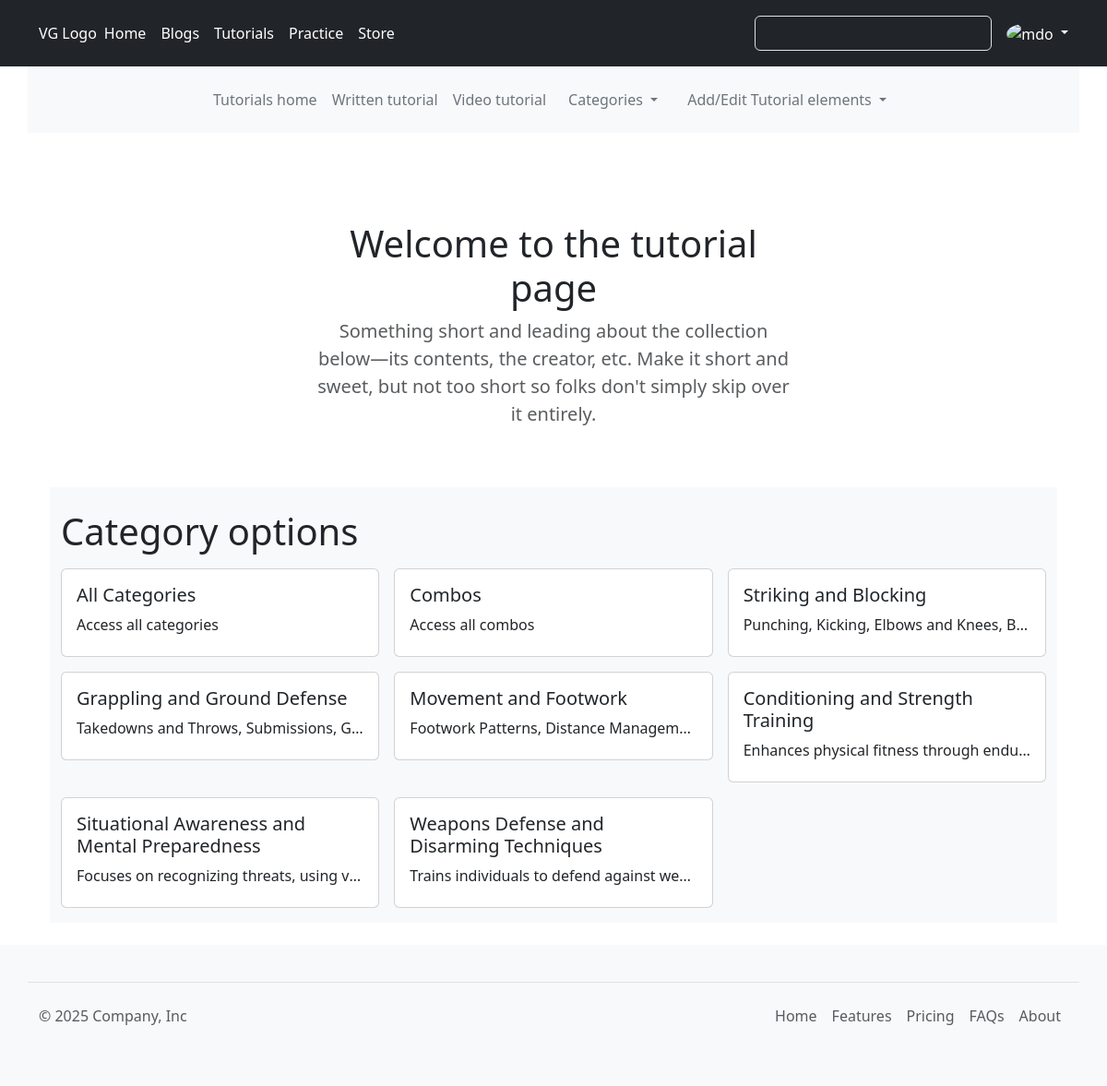
/tutorials/written (signed in), run on the app's committed database.
### tutorials/models.py (models this page shows, shortened)
class AddedElement(models.Model):
    name = models.CharField(max_length=150)
    slug = models.SlugField(unique=True)
    creation_date = models.DateTimeField(auto_now_add=True)
    update_date = models.DateTimeField(auto_now=True)
    class Meta:
        abstract = True

class Category(AddedElement):
    description = models.CharField(max_length=250)
    added_by= models.ForeignKey(User, on_delete=models.PROTECT,
                                related_name='tutorials_category_added_by')
    def __str__(self):
        return self.name

### tutorials/views.py (the view)
# urls.py: path("written", views.WelcomeTTutorial.as_view(), name="tttutorial"),
class WelcomeTTutorial(ListView):
    model = Category
    template_name = 'tutorials/TT_home.html'
    context_object_name = 'category_list'

### templates/tutorials/TT_home.html
{% extends 'base.html' %}
{% block content %}
    <main class="container">
        <br>
        <section class="text-center container">
          <div class="row py-lg-5">
            <div class="col-lg-6 col-md-8 mx-auto">
              <h1 class="fw-light">Welcome to the tutorial page</h1>
              <p class="lead text-body-secondary">Something short and leading about the collection below—its contents, the creator, etc. Make it short and sweet, but not too short so folks don't simply skip over it entirely.</p>
            </div>
          </div>
        </section>
        <div class="album py-3 bg-body-tertiary">
          <div class="container">
            <h1 class="fw-light py-2">Category options</h1>
            <div class="row row-cols-1 row-cols-sm-2 row-cols-md-3 g-3">
              <div class="col">
                <a href="{% url 'tutorials:ttutorial_all_category' %}" style="text-decoration: none;">
                  <div class="card cardbox">
                    <div class="card-body">
                      <h5 class="card-title">All Categories</h5>
                      <p class="card-text ttcategory">Access all categories</p>
                    </div>
                  </div>
                </a>
              </div>
              <div class="col">
                <a href="{% url 'tutorials:ttutorial_all_combo' %}" style="text-decoration: none;">
                  <div class="card cardbox">
                    <div class="card-body">
                      <h5 class="card-title">Combos</h5>
                      <p class="card-text ttcategory">Access all combos</p>
                    </div>
                  </div>
                </a>
              </div>
                {% for category in category_list%}
              <div class="col">
                <a href="{% url 'tutorials:tttutorial_single_category' category.pk %}" style="text-decoration: none;">
                  <div class="card cardbox">
                    <div class="card-body">
                      <h5 class="card-title">{{category.name}}</h5>
                      <p class="card-text ttcategory">{{category.description | slice:1000 }}</p>
                    </div>
                  </div>
                </a>
              </div>
              {% endfor %}
            </div>
          </div>
        </div>
      </main>
      <br>
{% endblock content %}

### templates/partials/_header.html (shortened to what this page needs)
<header class="p-3 text-bg-dark">
  <div class="container">
    <div class="d-flex flex-wrap align-items-center justify-content-center justify-content-lg-start">
      <a href="/" class="d-flex align-items-center mb-2 mb-lg-0 text-white text-decoration-none">
        VG Logo
      </a>
      <ul class="nav col-12 col-lg-auto me-lg-auto mb-2 justify-content-center mb-md-0" data-bs-theme="dark">
        <li><a href="#" class="nav-link px-2 text-white">Home</a></li>
        <li><a href="http://127.0.0.1:8002/" class="nav-link px-2 text-white">Blogs</a></li>
        <li><a href="{% url 'tutorials:home' %}" class="nav-link px-2 text-white">Tutorials</a></li>
        <li><a href="#" class="nav-link px-2 text-white">Practice</a></li>
        <li><a href="#" class="nav-link px-2 text-white">Store</a></li>
      </ul>
      <form class="col-12 col-lg-auto mb-3 mb-lg-0 me-lg-3" role="search">
        <input type="search" class="form-control form-control-dark text-bg-dark" placeholder="Search..." aria-label="Search">
      </form>
      {% if user.is_authenticated %}
      <div class="dropdown text-end" data-bs-theme="dark">
        <a href="#" class="d-block link-body-emphasis text-decoration-none dropdown-toggle" data-bs-toggle="dropdown" aria-expanded="false">
          <img src="https://github.com/mdo.png" alt="mdo" width="32" height="32" class="rounded-circle">
        </a>
      </div>
      {% endif %}
    </div>
  </div>
</header>
<div class="container bg-body-tertiary">
    <header class="d-flex justify-content-center py-3">
      <ul class="nav col-12 col-md-auto mb-2 justify-content-center mb-md-0">
        <li><a href="{% url 'tutorials:home' %}" class="nav-link px-2 text-secondary">Tutorials home</a></li>
        <li><a href="{% url 'tutorials:tttutorial' %}" class="nav-link px-2 text-secondary">Written tutorial</a></li>
        <li><a href="{% url 'tutorials:vtutorial' %}" class="nav-link px-2 text-secondary">Video tutorial</a></li>
        {% if category_list%}
          <li class="nav-item dropdown">
            <a class="nav-link dropdown-toggle text-secondary" href="#" role="button" data-bs-toggle="dropdown" aria-expanded="false">
              Categories
            </a>
          </li>
        {% else %}
        <li class="nav-item">
          <a class="nav-link text-secondary" href="#">Categories</a>
        </li>
        {% endif %}
      {% for group in user.groups.all%}
        {% if "Blog manager" or "Manager" in group.name %}
          <li class="nav-item dropdown">
            <a class="nav-link dropdown-toggle text-secondary" href="#" role="button" data-bs-toggle="dropdown" aria-expanded="false">
              Add/Edit Tutorial elements
            </a>
          </li>
        {% endif %}
      {% endfor %}
      </ul>
    </header>
  </div>

### templates/base.html (style rules this page uses)
.ttcategory { white-space: nowrap; height: 30px; overflow: hidden; text-overflow: ellipsis; }

### data on the page
Category: name "Striking and Blocking", description "Punching, Kicking, Elbows and Knees, B…"
Category: name "Grappling and Ground Defense", description "Takedowns and Throws, Submissions, G…"
Category: name "Movement and Footwork", description "Footwork Patterns, Distance Managem…"
Category: name "Conditioning and Strength Training", description "Enhances physical fitness through end…"
Category: name "Situational Awareness and Mental Preparedness", description "Focuses on recognizing threats, using v…"
Category: name "Weapons Defense and Disarming Techniques", description "Trains individuals to defend against we…"
